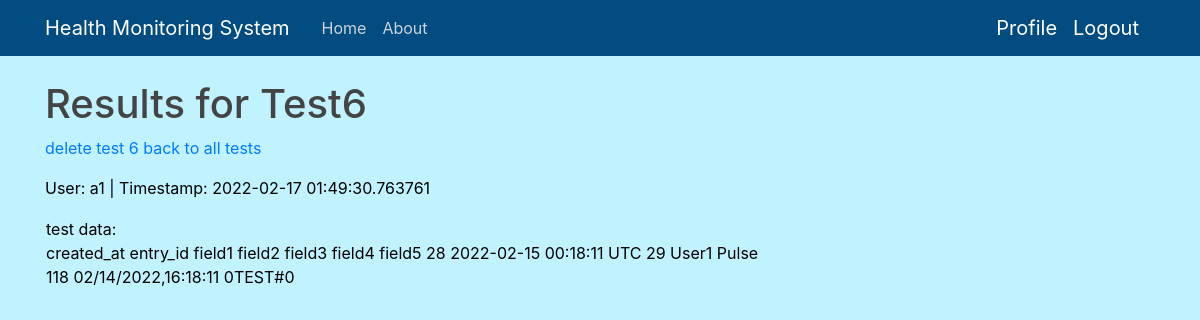
Before: /open_packet/a1/6 (signed in) with the older database file.
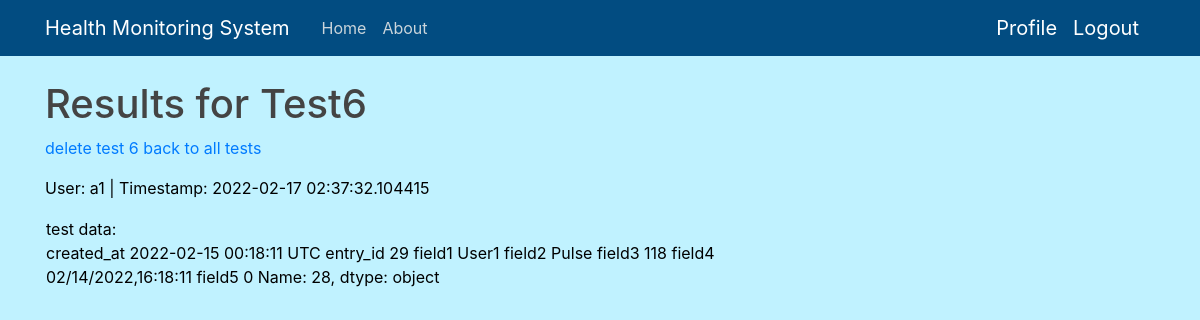
After: the same page with the newer database file.
### app.py (models this page shows, shortened)
class Packet(db.Model):
    id = db.Column(db.Integer, primary_key=True)
    body = db.Column(db.String(500))
    timestamp = db.Column(db.DateTime, index=True, default=datetime.utcnow)
    user_id = db.Column(db.Integer, db.ForeignKey('user.id'))
    test_type = db.Column(db.String(40))

### app.py (the view)
@app.route('/open_packet/<username>/<packet_id>')
def open_packet(username, packet_id):
    user = User.query.filter_by(username=username).first_or_404()
    return render_template('view_test.html', user=user, packet=Packet.query.get(packet_id))

### app.py (called while the page is built)
@login.user_loader
def load_user(id):
    return User.query.get(int(id))

### templates/view_test.html
{% extends "base.html" %}
{% block content %}
<h1> Results for Test{{packet.id}}</h1>
<p><a href="{{ url_for('deletetest', username=current_user.username, packet_id=packet.id) }}">delete test {{packet.id}}</a>
<a href="{{ url_for('user', username=current_user.username)}}">back to all tests</a></p>
<p><td>User: {{packet.author.username}}  | Timestamp: {{packet.timestamp}}</td></p>
<table>
    <td> test data:<br>{{ packet.body }} </td>
</table>
{% endblock %}

Changed rows visible on the page:
changed Packet id 6: timestamp "2022-02-17 01:49:30.763761" → "2022-02-17 02:37:32.104415"; body "created_at entry_id field1 field2 field3 field4 field5 28 2022-02-15 00:18:11 UTC 29 User1 Pulse 118 02/14/2022,16:18:11 0TEST#0" → "created_at 2022-02-15 00:18:11 UTC entry_id 29 field1 User1 field2 Pulse field3 118 field4 02/14/2022,16:18:11 field5 0 Name: 28, dtype: object"
